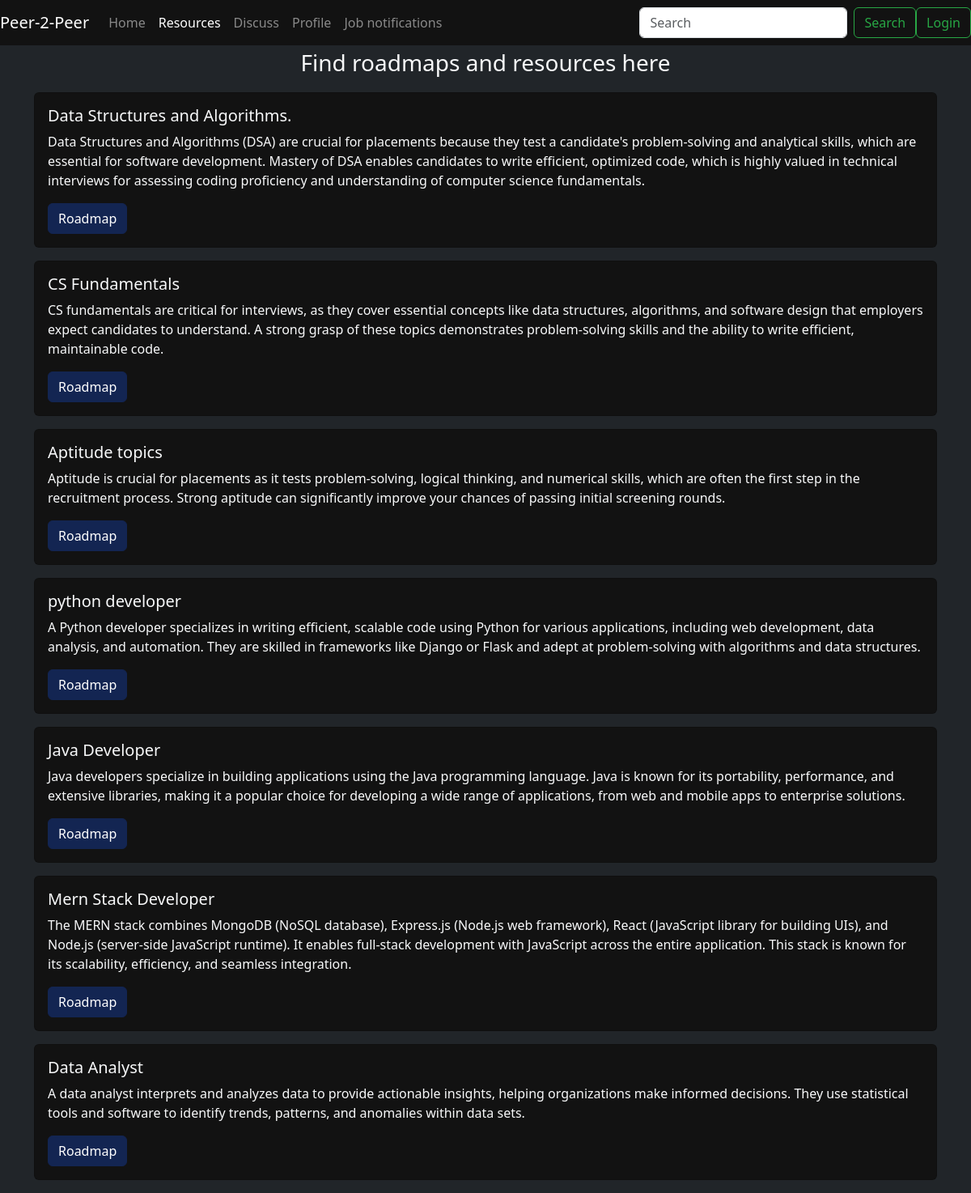
/jobnotes/, run on the app's committed database.
### notes/models.py (models this page shows, shortened)
class Jobs(models.Model):
    sno = models.AutoField(primary_key=True)
    title = models.CharField(max_length=200)
    desc = models.CharField(max_length=1000)
    timeStamp =models.DateTimeField(auto_now_add=True)
    likes = models.ManyToManyField(User , related_name="notes",blank=True)

### notes/views.py (the view)
# urls.py: path('jobnotes/',views.jobnotes,name="jobnotes"),
def jobnotes(request):
    alljobs = Jobs.objects.order_by('-timeStamp')
    context = {"alljobs":alljobs}
    return render(request, "notes/resources.html",context)

### templates/notes/resources.html (shortened to what this page needs)
{% extends "home/base.html" %}
{% block resourcesactive %}active{% endblock %}
{% block body %}
<section class="bg-dark m-0 p-0">
  <div class="container text-center text-light my-0 py-0">
    <p class="fs-3">Find roadmaps and resources here</p>
  </div>
  <div class="container">
    {% for job in alljobs %}
    <div class="row mb-3">
      <div class="col-md-12">
        <div class="card text-light"
     style="background-color: #121212; transition: transform 0.3s ease, box-shadow 0.3s ease;"
     onmouseover="this.style.transform='scale(1.05)'; this.style.boxShadow='0 8px 16px rgba(0, 0, 0, 0.5)';"
     onmouseout="this.style.transform='scale(1)'; this.style.boxShadow='none';">
          <div class="card-body">
            <h5 class="card-title">{{ job.title }}</h5>
            <p class="card-text">{{ job.desc }}</p>
            <a href="{% url 'roadmap_page' job.sno %}" class="btn btn-primary">Roadmap</a>
          </div>
        </div>
      </div>
    </div>
    {% endfor %}
  </div>
</section>
{% endblock body %}

### data on the page
Jobs: title "Data Structures and Algorithms.", desc "Data Structures and Algorithms (DSA) are crucial for placements because they test a candidate's problem-solving and analytical skills, which are essential for software development. Mastery of DSA enables candidates to write efficient, optimized code, which is highly valued in technical interviews for assessing coding proficiency and understanding of computer science fundamentals."
Jobs: title "CS Fundamentals", desc "CS fundamentals are critical for interviews, as they cover essential concepts like data structures, algorithms, and software design that employers expect candidates to understand. A strong grasp of these topics demonstrates problem-solving skills and the ability to write efficient, maintainable code."
Jobs: title "Aptitude topics", desc "Aptitude is crucial for placements as it tests problem-solving, logical thinking, and numerical skills, which are often the first step in the recruitment process. Strong aptitude can significantly improve your chances of passing initial screening rounds."
Jobs: title "python developer", desc "A Python developer specializes in writing efficient, scalable code using Python for various applications, including web development, data analysis, and automation. They are skilled in frameworks like Django or Flask and adept at problem-solving with algorithms and data structures."
Jobs: title "Java Developer", desc "Java developers specialize in building applications using the Java programming language. Java is known for its portability, performance, and extensive libraries, making it a popular choice for developing a wide range of applications, from web and mobile apps to enterprise solutions."
Jobs: title "Mern Stack Developer", desc "The MERN stack combines MongoDB (NoSQL database), Express.js (Node.js web framework), React (JavaScript library for building UIs), and Node.js (server-side JavaScript runtime). It enables full-stack development with JavaScript across the entire application. This stack is known for its scalability, efficiency, and seamless integration."
Jobs: title "Data Analyst", desc "A data analyst interprets and analyzes data to provide actionable insights, helping organizations make informed decisions. They use statistical tools and software to identify trends, patterns, and anomalies within data sets."
